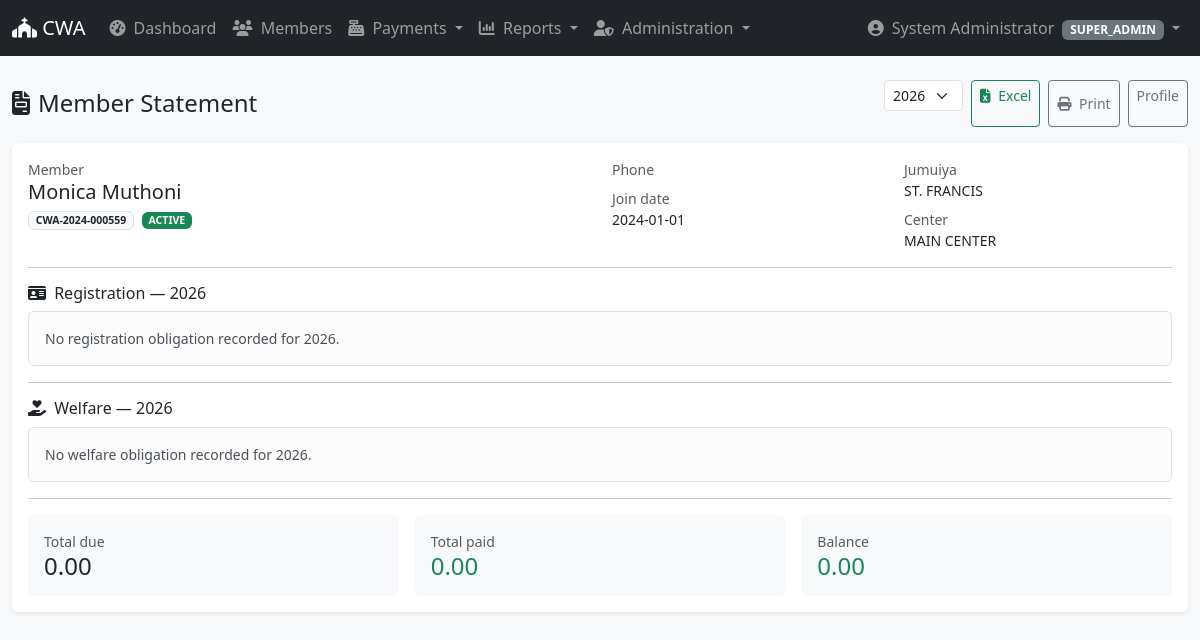
Page /reports/member-statement.php?id=962 (signed in) on the committed database.
### tables this page shows
CREATE TABLE `members` (
  `id` int(10) unsigned NOT NULL AUTO_INCREMENT,
  `member_code` varchar(20) NOT NULL,
  `full_name` varchar(150) NOT NULL,
  `phone` varchar(30) DEFAULT NULL,
  `id_number` varchar(30) DEFAULT NULL,
  `gender` enum('MALE','FEMALE','OTHER') DEFAULT NULL,
  `date_of_birth` date DEFAULT NULL,
  `join_date` date DEFAULT NULL,
  `join_month` tinyint(3) unsigned NOT NULL,
  `jumuiya_id` int(10) unsigned NOT NULL,
  `status` enum('ACTIVE','INACTIVE','TRANSFERRED','DECEASED','LEFT','SUSPENDED') NOT NULL DEFAULT 'ACTIVE',
  `photo` varchar(255) DEFAULT NULL,
  `notes` text DEFAULT NULL,
  `created_by` int(10) unsigned DEFAULT NULL,
  `updated_by` int(10) unsigned DEFAULT NULL,
  `created_at` datetime NOT NULL DEFAULT current_timestamp(),
  `updated_at` datetime NOT NULL DEFAULT current_timestamp() ON UPDATE current_timestamp(),
  PRIMARY KEY (`id`),
  UNIQUE KEY `member_code` (`member_code`),
  UNIQUE KEY `uq_member_phone` (`phone`),
  KEY `idx_member_jumuiya` (`jumuiya_id`),
  KEY `idx_member_status` (`status`),
  KEY `idx_member_name` (`full_name`),
  KEY `fk_member_created_by` (`created_by`),
  KEY `fk_member_updated_by` (`updated_by`),
  CONSTRAINT `fk_member_created_by` FOREIGN KEY (`created_by`) REFERENCES `users` (`id`) ON DELETE SET NULL ON UPDATE CASCADE,
  CONSTRAINT `fk_member_jumuiya` FOREIGN KEY (`jumuiya_id`) REFERENCES `jumuiyas` (`id`) ON UPDATE CASCADE,
  CONSTRAINT `fk_member_updated_by` FOREIGN KEY (`updated_by`) REFERENCES `users` (`id`) ON DELETE SET NULL ON UPDATE CASCADE
);

CREATE TABLE `jumuiyas` (
  `id` int(10) unsigned NOT NULL AUTO_INCREMENT,
  `center_id` int(10) unsigned NOT NULL,
  `name` varchar(150) NOT NULL,
  `code` varchar(30) DEFAULT NULL,
  `status` enum('ACTIVE','INACTIVE') NOT NULL DEFAULT 'ACTIVE',
  `created_at` datetime NOT NULL DEFAULT current_timestamp(),
  `updated_at` datetime NOT NULL DEFAULT current_timestamp() ON UPDATE current_timestamp(),
  PRIMARY KEY (`id`),
  UNIQUE KEY `uq_jumuiya_name_center` (`center_id`,`name`),
  KEY `idx_jumuiya_center` (`center_id`),
  CONSTRAINT `fk_jumuiya_center` FOREIGN KEY (`center_id`) REFERENCES `centers` (`id`) ON UPDATE CASCADE
);

CREATE TABLE `centers` (
  `id` int(10) unsigned NOT NULL AUTO_INCREMENT,
  `parish_id` int(10) unsigned NOT NULL,
  `name` varchar(150) NOT NULL,
  `code` varchar(30) DEFAULT NULL,
  `welfare_enabled` tinyint(1) NOT NULL DEFAULT 0,
  `status` enum('ACTIVE','INACTIVE') NOT NULL DEFAULT 'ACTIVE',
  `created_at` datetime NOT NULL DEFAULT current_timestamp(),
  `updated_at` datetime NOT NULL DEFAULT current_timestamp() ON UPDATE current_timestamp(),
  PRIMARY KEY (`id`),
  UNIQUE KEY `uq_center_name_parish` (`parish_id`,`name`),
  KEY `idx_center_parish` (`parish_id`),
  CONSTRAINT `fk_center_parish` FOREIGN KEY (`parish_id`) REFERENCES `parishes` (`id`) ON UPDATE CASCADE
);

### reports/member-statement.php (the view, shortened to what the rows shown need)
<?php
require __DIR__ . '/../includes/auth.php';
$memberId = (int)($_GET['id'] ?? 0);
$year     = (int)($_GET['year'] ?? 0) ?: current_year();
require __DIR__ . '/../templates/layout/footer.php';
?>
<?php
try {
    $st = Report::memberStatement($memberId, $year);
} catch (Throwable $e) {
    http_response_code(404);
    exit('Statement error: ' . $e->getMessage());
}
$m = $st['member'];
require __DIR__ . '/../templates/layout/header.php';
?>
<div class="card shadow-sm border-0">
    <div class="card-body">
        <div class="row small mb-3">
            <div class="col-md-6">
                <div class="text-muted">Member</div>
                <div class="h5 mb-1"><?= e($m['full_name']) ?></div>
                <div>
                    <span class="badge bg-light text-dark border"><?= e($m['member_code']) ?></span>
                    <span class="badge bg-<?= $m['status'] === 'ACTIVE' ? 'success' : 'secondary' ?> ms-1"><?= e($m['status']) ?></span>
                </div>
            </div>
            <div class="col-md-3">
                <div class="text-muted">Phone</div>
                <div class="text-muted mt-2">Join date</div>
                <div><?= e($m['join_date']) ?></div>
            </div>
            <div class="col-md-3">
                <div class="text-muted">Jumuiya</div>
                <div><?= e($m['jumuiya_name']) ?></div>
                <div class="text-muted mt-2">Center</div>
                <div><?= e($m['center_name']) ?></div>
            </div>
        </div>
    </div>
</div>
<?php require __DIR__ . '/../templates/layout/footer.php'; ?>

### rows in the picture
members: full_name "Monica Muthoni", member_code "CWA-2024-000559", status "ACTIVE", join_date "2024-01-01", jumuiya.name "ST. FRANCIS", centers.name "MAIN CENTER"

### other values in the picture
$user['full_name'] "System Administrator"
$user['role_name'] "SUPER_ADMIN"
$year "2026"
$st['totals']['due'] "0.00"
$st['totals']['paid'] "0.00"
$st['totals']['balance'] "0.00"
form field year "2026"
